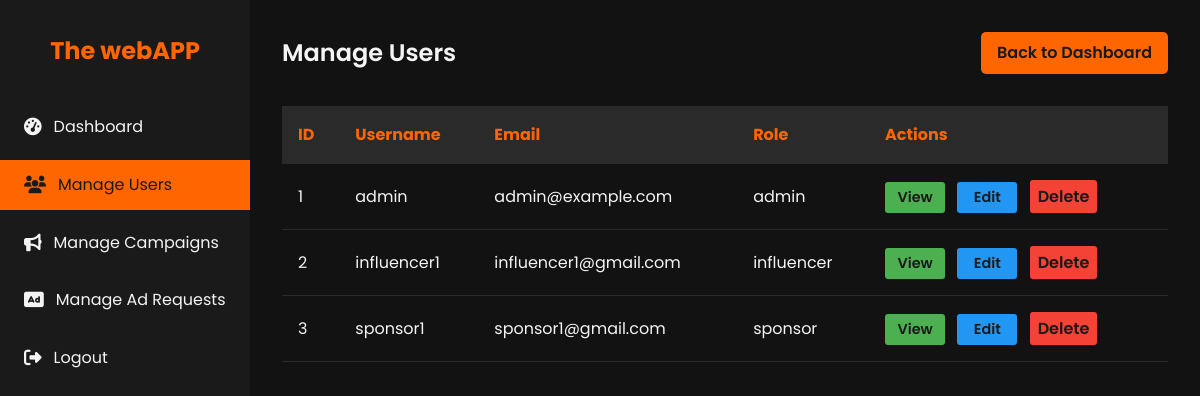
Before: /admin/users (signed in) with the older database file.
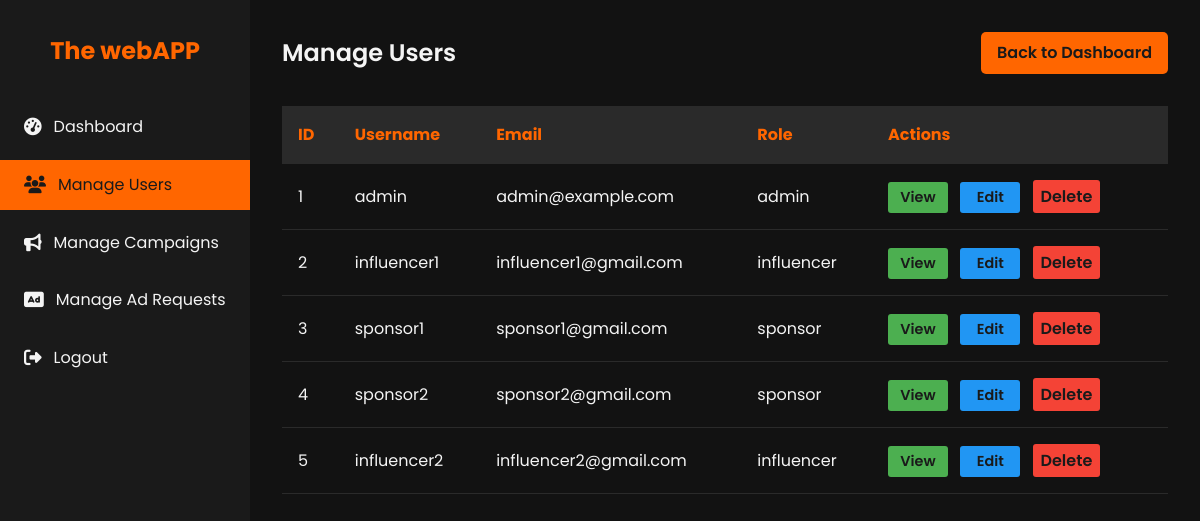
After: the same page with the newer database file.
### models.py (models this page shows, shortened)
class User(db.Model, UserMixin):
    id = db.Column(db.Integer, primary_key=True)
    username = db.Column(db.String(80), unique=True, nullable=False)
    password = db.Column(db.String(200), nullable=False)
    email = db.Column(db.String(120), unique=True, nullable=False)
    role = db.Column(db.String(50), nullable=False)  # admin, sponsor, influencer
    is_active = db.Column(db.Boolean, default=True)
    sponsor = db.relationship('Sponsor', back_populates='user', uselist=False)
    influencer = db.relationship('Influencer', back_populates='user', uselist=False)

### app.py (the view)
    @app.route('/admin/users')
    @login_required
    @admin_required
    def admin_users():
        users = User.query.all()
        return render_template('admin_users.html', users=users)

### templates/admin_users.html (shortened to what this page needs)
<!DOCTYPE html>
<html lang="en">
<head>
    <link rel="stylesheet" href="https://cdnjs.cloudflare.com/ajax/libs/font-awesome/6.1.1/css/all.min.css">
</head>
<body>
    <div class="dashboard">
        <aside class="sidebar">
            <div class="logo">
                <h1>The webAPP</h1>
            </div>
            <nav>
                <ul class="nav-menu">
                    <li class="nav-item">
                        <a href="{{ url_for('admin_dashboard') }}" class="nav-link">
                            <i class="fas fa-tachometer-alt"></i> Dashboard
                        </a>
                    </li>
                    <li class="nav-item">
                        <a href="{{ url_for('admin_users') }}" class="nav-link active">
                            <i class="fas fa-users"></i> Manage Users
                        </a>
                    </li>
                    <li class="nav-item">
                        <a href="{{ url_for('admin_campaigns') }}" class="nav-link">
                            <i class="fas fa-bullhorn"></i> Manage Campaigns
                        </a>
                    </li>
                    <li class="nav-item">
                        <a href="{{ url_for('admin_ad_requests') }}" class="nav-link">
                            <i class="fas fa-ad"></i> Manage Ad Requests
                        </a>
                    </li>
                    <li class="nav-item">
                        <a href="{{ url_for('logout') }}" class="nav-link">
                            <i class="fas fa-sign-out-alt"></i> Logout
                        </a>
                    </li>
                </ul>
            </nav>
        </aside>
        <main class="main-content">
            <header class="header">
                <h1 class="welcome-text">Manage Users</h1>
                <a href="{{ url_for('admin_dashboard') }}" class="btn">Back to Dashboard</a>
            </header>
            <section>
                <table class="user-table">
                    <thead>
                        <tr>
                            <th>ID</th>
                            <th>Username</th>
                            <th>Email</th>
                            <th>Role</th>
                            <th>Actions</th>
                        </tr>
                    </thead>
                    <tbody>
                        {% for user in users %}
                        <tr>
                            <td>{{ user.id }}</td>
                            <td>{{ user.username }}</td>
                            <td>{{ user.email }}</td>
                            <td>{{ user.role }}</td>
                            <td>
                                <a href="{{ url_for('admin_user_detail', user_id=user.id) }}" class="btn action-btn view-btn">View</a>
                                <a href="{{ url_for('admin_user_edit', user_id=user.id) }}" class="btn action-btn edit-btn">Edit</a>
                                <form action="{{ url_for('admin_user_delete', user_id=user.id) }}" method="post" style="display:inline;">
                                    <button type="submit" class="btn action-btn delete-btn" onclick="return confirm('Are you sure you want to delete this user?');">Delete</button>
                                </form>
                            </td>
                        </tr>
                        {% endfor %}
                    </tbody>
                </table>
            </section>
        </main>
    </div>
</body>
</html>

### templates/admin_users.html (style rules this page uses)
:root { --primary-color: #1a1a1a; --secondary-color: #ff6600; --text-color: #f4f4f4; --bg-color: #121212; --card-bg-color: #2a2a2a; --hover-color: #ff8533; }
* { margin: 0; padding: 0; box-sizing: border-box; }
body { font-family: 'Poppins', sans-serif; line-height: 1.6; color: var(--text-color); background-color: var(--bg-color); }
.dashboard { display: flex; min-height: 100vh; }
.sidebar { width: 250px; background-color: var(--primary-color); padding: 2rem 0; position: fixed; height: 100vh; overflow-y: auto; }
.logo { text-align: center; margin-bottom: 2rem; }
.logo h1 { color: var(--secondary-color); font-size: 1.5rem; }
.nav-menu { list-style-type: none; }
.nav-item { margin-bottom: 0.5rem; }
.nav-link { display: flex; align-items: center; padding: 0.75rem 1.5rem; color: var(--text-color); text-decoration: none; transition: all 0.3s ease; }
.nav-link:hover, .nav-link.active { background-color: var(--secondary-color); color: var(--primary-color); }
.nav-link i { margin-right: 0.75rem; font-size: 1.1rem; }
.main-content { flex-grow: 1; margin-left: 250px; padding: 2rem; }
.header { display: flex; justify-content: space-between; align-items: center; margin-bottom: 2rem; }
.welcome-text { font-size: 1.5rem; font-weight: 600; }
.btn { background-color: var(--secondary-color); color: var(--primary-color); padding: 0.5rem 1rem; border: none; border-radius: 5px; cursor: pointer; font-weight: 600; transition: all 0.3s ease; text-decoration: none; display: inline-block; }
.user-table { width: 100%; border-collapse: collapse; margin-top: 1rem; }
.user-table th, .user-table td { padding: 1rem; text-align: left; border-bottom: 1px solid var(--card-bg-color); }
.user-table th { background-color: var(--card-bg-color); color: var(--secondary-color); }
.action-btn { padding: 0.25rem 0.5rem; margin-right: 0.5rem; border-radius: 3px; font-size: 0.9rem; min-width: 60px; text-align: center; display: inline-block; }
.view-btn { background-color: #4caf50; }
.edit-btn { background-color: #2196f3; }
.delete-btn { background-color: #f44336; }
.delete-btn { border: none; font-family: inherit; font-size: inherit; cursor: pointer; }

Changed rows visible on the page:
added User: id "4", username "sponsor2", email "sponsor2@gmail.com", role "sponsor"
added User: id "5", username "influencer2", email "influencer2@gmail.com", role "influencer"
